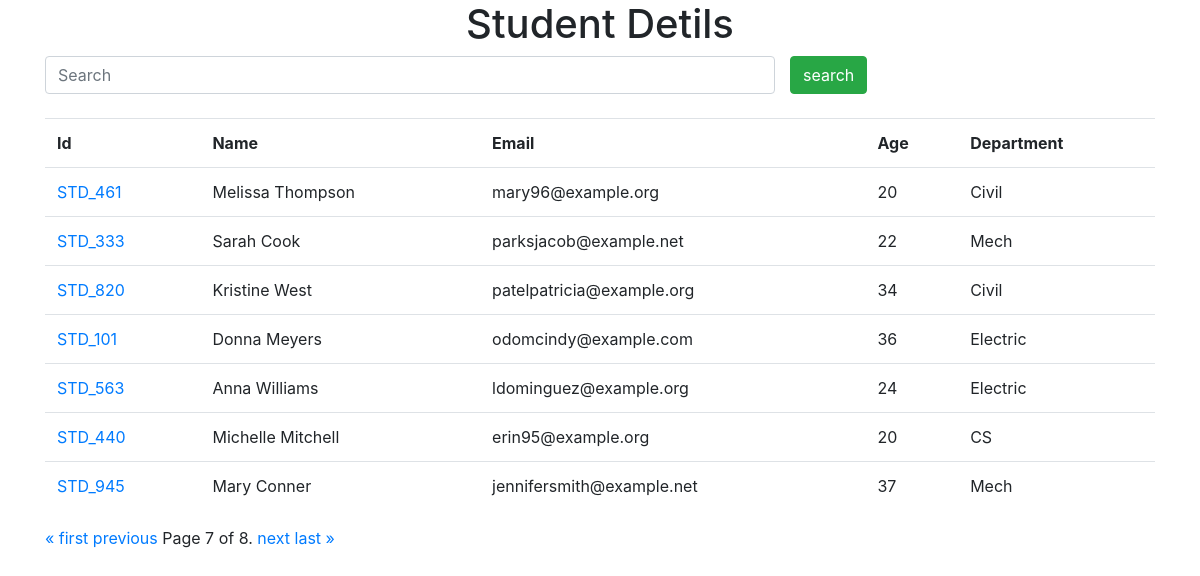
Screenshot of /?page=7 with the database file from the repository.
### myapp/models.py (models this page shows, shortened)
class Student(models.Model):
    department = models.ForeignKey(Department,on_delete=models.CASCADE)
    studentid = models.OneToOneField(StudentId,on_delete=models.CASCADE)
    name = models.CharField(max_length=50)
    email = models.CharField(max_length=100)
    age = models.IntegerField()

class StudentId(models.Model):
    student_id = models.CharField(max_length=50)
    def __str__(self) -> str:
        return self.student_id

class Department(models.Model):
    dept_name = models.CharField(max_length=50)
    def __str__(self) -> str:
        return self.dept_name

### myapp/views.py (the view)
# urls.py: path('',index,name="index"),
def index(request):
    studen_data = Student.objects.all()
    if request.GET.get('search'):
        s_data = request.GET.get('search')
        studen_data = Student.objects.filter(name__startswith=s_data)
    paginator = Paginator(studen_data, 7)
    page_number = request.GET.get("page")
    page_obj = paginator.get_page(page_number)
    return render(request,"index.html",{"sdata":page_obj})

### Templates/index.html (shortened to what this page needs)
<!DOCTYPE html>
<html lang="en">
<head>
  <link rel="stylesheet" href="https://cdn.jsdelivr.net/npm/bootstrap@4.4.1/dist/css/bootstrap.min.css"
 />
</head>
<body>
  <div class="container">
    <h1 align="center">Student Detils</h1>
    <form>
      <div class="row">
        <div class="col-md-8">
          <input type="text" name="search" class="form-control" placeholder="Search">
        </div>
        <input type="submit" value="search" class="btn btn-success">
      </div>
    </form>
    <br>
    <table class="table">
      <tr>
        <th>Id</th>
        <th>Name</th>
        <th>Email</th>
        <th>Age</th>
        <th>Department</th>
      </tr>
      {%for data in sdata%}
      <tr>
        <td><a href="marks/{{data.studentid}}">{{data.studentid}}</a></td>
        <td>{{data.name}}</td>
        <td>{{data.email}}</td>
        <td>{{data.age}}</td>
        <td>{{data.department}}</td>
      </tr>
      {%endfor%}
    </table>
    <div class="pagination">
      <span class="step-links">
        {% if sdata.has_previous %}
        <a href="?page=1">&laquo; first</a>
        <a href="?page={{ sdata.previous_page_number }}">previous</a>
        {% endif %}
        <span class="current">
          Page {{ sdata.number }} of {{ sdata.paginator.num_pages }}.
        </span>
        {% if sdata.has_next %}
        <a href="?page={{ sdata.next_page_number }}">next</a>
        <a href="?page={{ sdata.paginator.num_pages }}">last &raquo;</a>
        {% endif %}
      </span>
    </div>
  </div>
</body>
</html>

### rows the page displays
Student: studentid "STD_461", name "Melissa Thompson", email "mary96@example.org", age "20", department "Civil"
Student: studentid "STD_333", name "Sarah Cook", email "parksjacob@example.net", age "22", department "Mech"
Student: studentid "STD_820", name "Kristine West", email "patelpatricia@example.org", age "34", department "Civil"
Student: studentid "STD_101", name "Donna Meyers", email "odomcindy@example.com", age "36", department "Electric"
Student: studentid "STD_563", name "Anna Williams", email "ldominguez@example.org", age "24", department "Electric"
Student: studentid "STD_440", name "Michelle Mitchell", email "erin95@example.org", age "20", department "CS"
Student: studentid "STD_945", name "Mary Conner", email "jennifersmith@example.net", age "37", department "Mech"

### other values shown
{{ sdata.number }} "7"
{{ sdata.paginator.num_pages }} "8"
